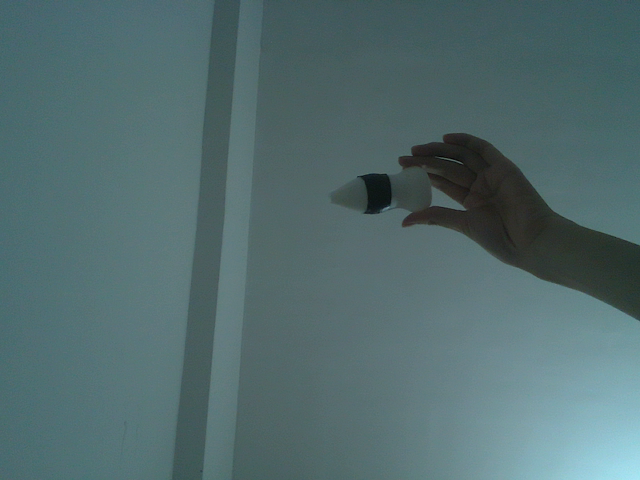
#> input picture 7.png, 640 x 480 px
$ python -i test.py   (imports and definitions only)
#> lines starting #> are read from the running program, lines starting #| are printed output that depends on the picture; after the words box and inside, x2 and y2 are one past the last pixel; in counts of white or black regions, pixels touching at a corner belong together
#> further down, picture is the input picture: shape (480, 640, 3); mean B, G, R 110, 107.8, 82.5
import cv2
import numpy as np
from matplotlib import pyplot as plt

# [53 lines left out: function showColorImage, not called in this run]

def showRGBImage(color_image):
    img = color_image
    img = cv2.cvtColor(img, cv2.COLOR_BGR2RGB )

    # [6 lines of commented-out code are left out]

    img2 = cv2.cvtColor( img , cv2.COLOR_RGB2GRAY)
    r,g,b = cv2.split(img)
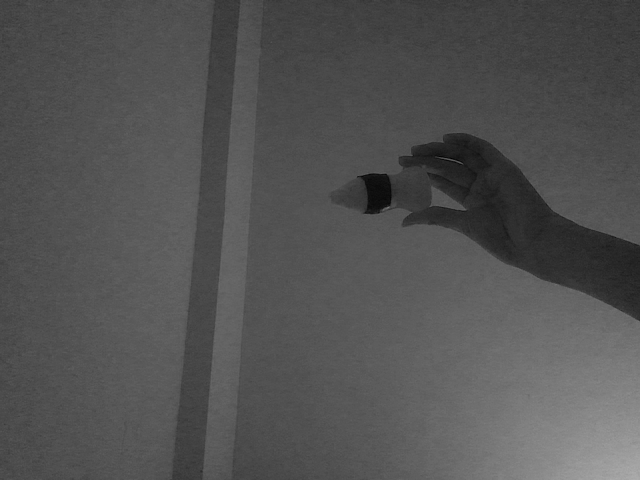
#> r: shape (480, 640); min 0, max 172, mean 82.5
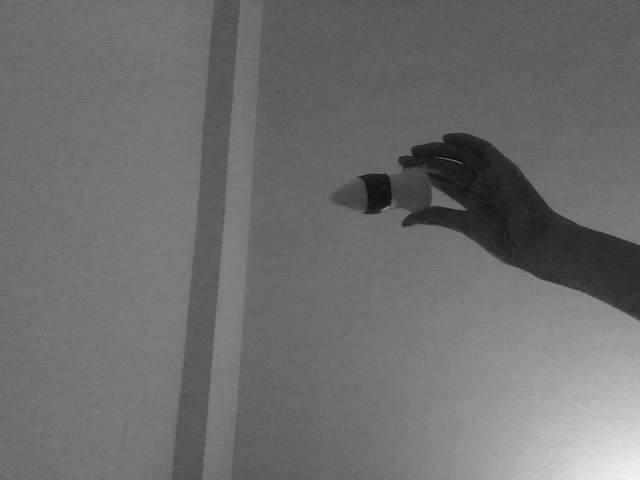
#> b: shape (480, 640); min 1, max 247, mean 110


    plt.figure(1)
    plt.subplot(151),plt.imshow(img)
    plt.subplot(155),plt.imshow(img2,"gray")
    plt.subplot(152),plt.imshow(r)
    plt.subplot(153),plt.imshow(g)
    plt.subplot(154),plt.imshow(b)
    plt.show()
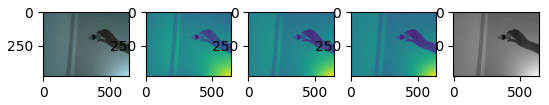
#> figure drawn by matplotlib, 5 panels
    plt.close()

    plt.figure(2)
    hist1 = cv2.calcHist([img2],[0],None,[255],[1,255])
#> hist1 = 255 values, max 12271 at index 100, min 0 at index 0, mean 1204.7
    hist2 = cv2.calcHist([r],[0],None,[255],[1,255])
#> hist2 = 255 values, max 11993 at index 81, min 0 at index 0, mean 1204.7
    hist3 = cv2.calcHist([g],[0],None,[255],[1,255])
#> hist3 = 255 values, max 11296 at index 110, min 0 at index 0, mean 1204.7
    hist4 = cv2.calcHist([b],[0],None,[255],[1,255])
#> hist4 = 255 values, max 11801 at index 114, min 0 at index 1, mean 1204.7

    plt.subplot(241),plt.plot( hist1,color="gray",label="灰度图像直方图",linestyle="--")
    plt.title("灰度图像直方图")
    plt.legend()
    plt.subplot(242),plt.plot( hist2,color="r",label="R通道图像直方图",linestyle="--")
    plt.title("R通道图像直方图")
    plt.legend()
    plt.subplot(243),plt.plot( hist3,color="g",label="G通道图像直方图",linestyle="--")
    plt.title("G通道图像直方图")
    plt.legend()
    plt.subplot(244),plt.plot( hist4,color="b",label="B通道图像直方图",linestyle="--")
    plt.title("B通道图像直方图")
    plt.legend()
    plt.show()
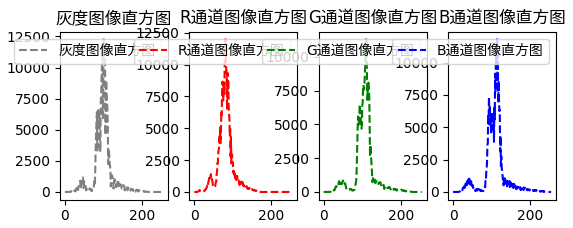
#> figure drawn by matplotlib, 4 panels; panel 1: curve peaks at x = 100, y = 12271; panel 2: curve peaks at x = 81, y = 11993; panel 3: curve peaks at x = 110, y = 11296; panel 4: curve peaks at x = 114, y = 11801
    plt.close()

    plt.figure(3)

    mask = cv2.inRange(img2,45,81)#3654
#> mask: shape (480, 640); 7% white; 1009 white regions (987 under 20 px), largest, box (x1, y1, x2, y2) and area: (387, 133, 640, 321) 11256, (329, 0, 558, 24) 2250, (207, 0, 240, 100) 2097
    mask = cv2.multiply(mask,255)
    cv2.imshow("mask",mask)
    cv2.waitKey(0)
    img2 = np.where((mask != 255), 0, img2)

    mask = cv2.inRange(r,47,85)#3446
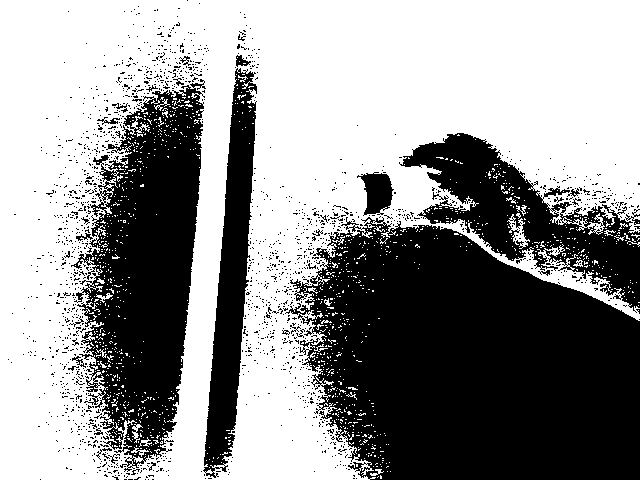
#> mask: shape (480, 640); 57.9% white; 1712 black regions (1680 under 20 px), largest, box (x1, y1, x2, y2) and area: (285, 217, 640, 480) 68825, (71, 79, 206, 472) 29302, (399, 133, 640, 313) 14913
    maskr = cv2.multiply(mask,255)
    cv2.imshow("mask",maskr)
    cv2.waitKey(0)
    r = np.where((maskr != 255), 0, r)
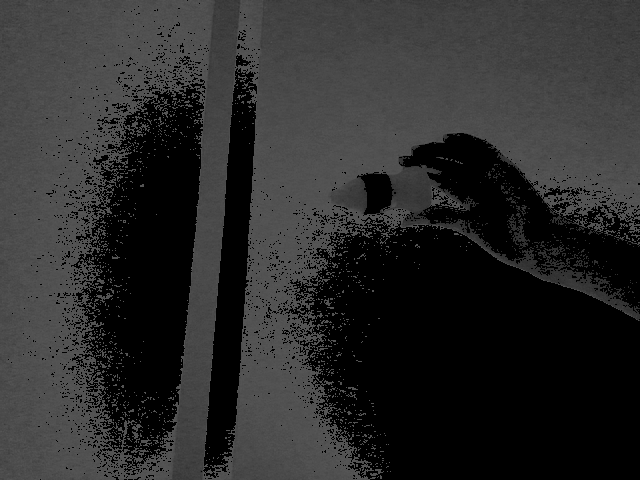
#> r: shape (480, 640); min 0, max 85, mean 43.3

    mask = cv2.inRange(g,45,80)#3252
#> mask: shape (480, 640); 4.2% white; 149 white regions (144 under 20 px), largest, box (x1, y1, x2, y2) and area: (387, 133, 640, 320) 12005, (334, 176, 368, 214) 650, (423, 134, 448, 146) 50, (411, 145, 420, 156) 27, (374, 207, 386, 214) 24
    maskg = cv2.multiply(mask,255)
    cv2.imshow("mask",maskg)
    cv2.waitKey(0)
    g = np.where((maskg != 255), 0, g)

    mask = cv2.inRange(b,35,70)#3253
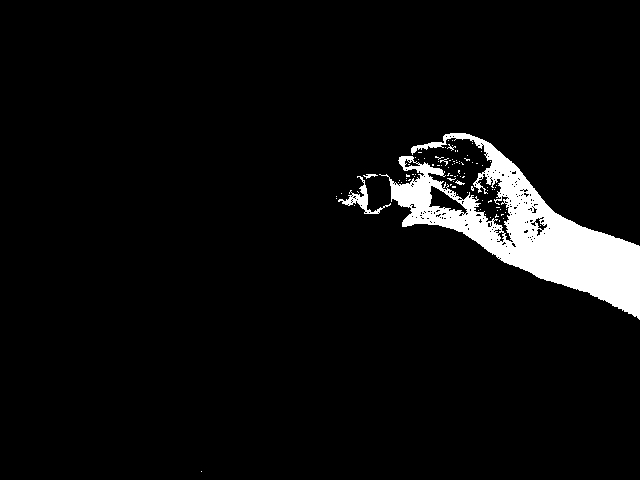
#> mask: shape (480, 640); 5.2% white; 94 white regions (89 under 20 px), largest, box (x1, y1, x2, y2) and area: (379, 133, 640, 320) 15234, (338, 176, 391, 214) 396, (363, 174, 378, 179) 35, (455, 180, 465, 185) 23, (440, 158, 449, 166) 22
    maskb = cv2.multiply(mask,255)
    cv2.imshow("mask",maskb)
    cv2.waitKey(0)
    b = np.where((maskb != 255), 0, b)
    plt.subplot(341),plt.imshow(img2,"gray"),plt.title("灰色通道阈值分割结果")
    plt.subplot(342),plt.imshow(r),plt.title("R通道阈值分割结果")
    plt.subplot(343),plt.imshow(g),plt.title("G通道阈值分割结果")
    plt.subplot(344),plt.imshow(b),plt.title("B通道阈值分割结果")
    plt.show()

# [80 lines left out: functions showHSVImage, showDepthImage, removeBackground, not called in this run]

# [16 lines not run here, left out]
    # [26 lines of commented-out code are left out]

>>> import cv2
>>> picture = cv2.imread('../7.png')
>>> result = showRGBImage(picture)

$ run again, on 0.png
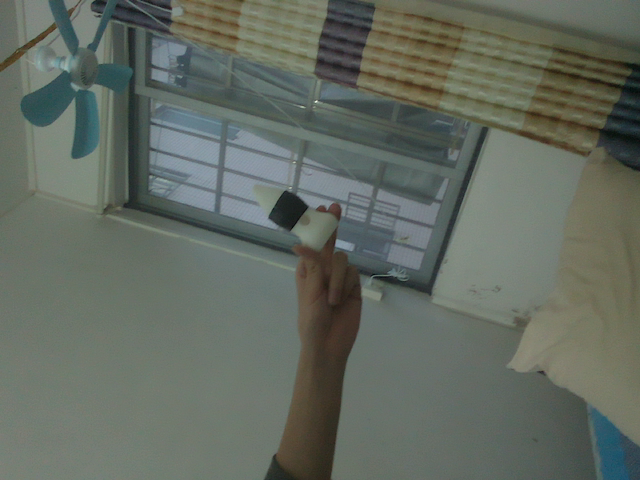
#> input picture 0.png, 640 x 480 px
#> picture is the input picture: shape (480, 640, 3); mean B, G, R 97.2, 106.6, 99.2
#> hist1 = 255 values, max 11724 at index 114, min 0 at index 0, mean 1204.7
#> hist2 = 255 values, max 9776 at index 103, min 0 at index 149, mean 1204.7
#> hist3 = 255 values, max 11180 at index 119, min 0 at index 0, mean 1204.7
#> hist4 = 255 values, max 11193 at index 108, min 0 at index 0, mean 1204.7
#> in showRGBImage, `mask = cv2.inRange(img2,45,81)#3654`:
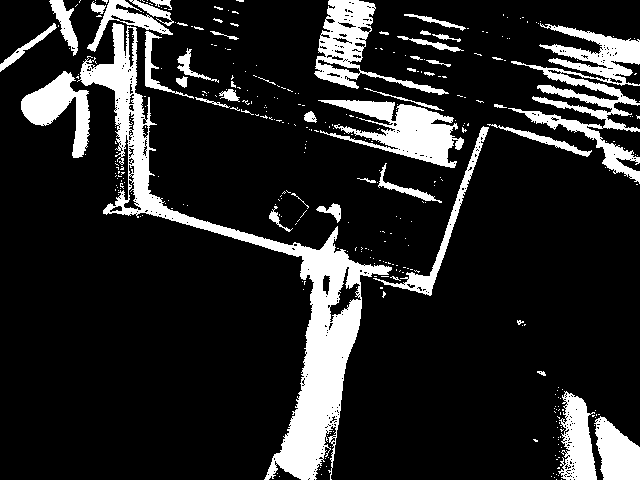
#> mask: shape (480, 640); 15.3% white; 347 white regions (300 under 20 px), largest, box (x1, y1, x2, y2) and area: (77, 23, 392, 480) 17196, (508, 23, 640, 184) 6401, (318, 100, 464, 168) 4471
#> in showRGBImage, `b = np.where((maskb != 255), 0, b)`:
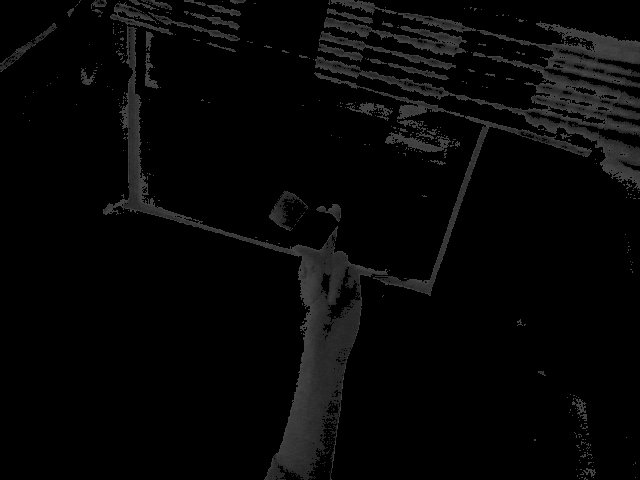
#> b: shape (480, 640); min 0, max 70, mean 6.5

$ run again, on 1.png
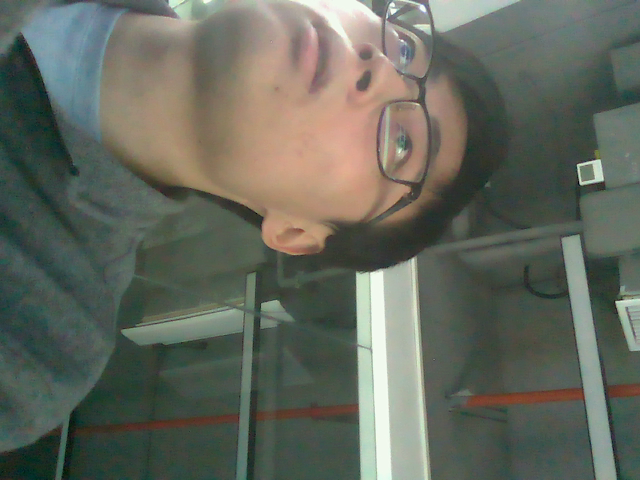
#> input picture 1.png, 640 x 480 px
#> picture is the input picture: shape (480, 640, 3); mean B, G, R 93.7, 104.4, 100.1
#> hist1 = 255 values, max 6121 at index 76, min 0 at index 1, mean 1204.7
#> hist2 = 255 values, max 5225 at index 63, min 0 at index 252, mean 1204.5
#> hist3 = 255 values, max 5257 at index 78, min 0 at index 3, mean 1204.7
#> hist4 = 255 values, max 5652 at index 67, min 0 at index 0, mean 1204.7
#> in showRGBImage, `mask = cv2.inRange(img2,45,81)#3654`:
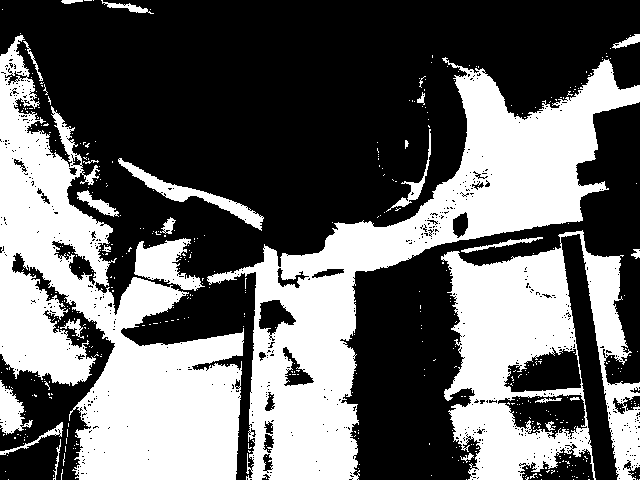
#> mask: shape (480, 640); 40.4% white; 464 white regions (437 under 20 px), largest, box (x1, y1, x2, y2) and area: (207, 57, 640, 480) 45135, (0, 35, 244, 480) 44915, (441, 230, 640, 480) 26050
#> in showRGBImage, `b = np.where((maskb != 255), 0, b)`:
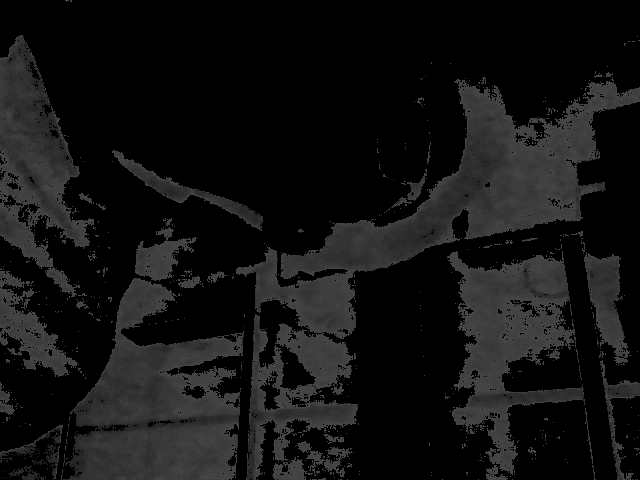
#> b: shape (480, 640); min 0, max 70, mean 18.5

$ run again, on 4.png
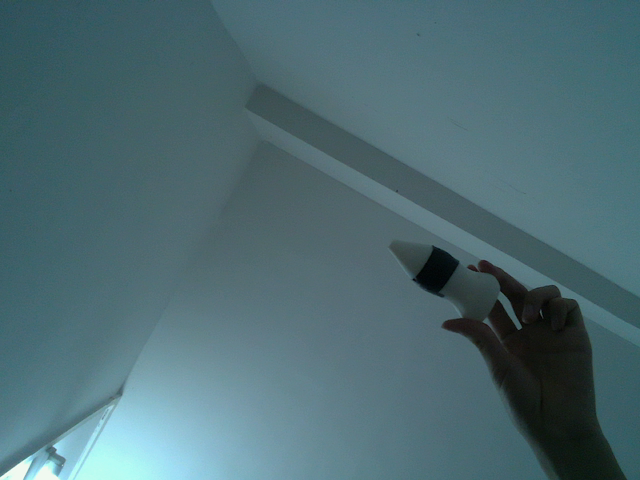
#> input picture 4.png, 640 x 480 px
#> picture is the input picture: shape (480, 640, 3); mean B, G, R 114.4, 107.5, 77.7
#> hist1 = 255 values, max 9934 at index 97, min 0 at index 0, mean 1204.7
#> hist2 = 255 values, max 9164 at index 79, min 0 at index 243, mean 1204.5
#> hist3 = 255 values, max 9214 at index 109, min 0 at index 0, mean 1204.6
#> hist4 = 255 values, max 8884 at index 122, min 0 at index 254, mean 1204.6
#> in showRGBImage, `mask = cv2.inRange(b,35,70)#3253`:
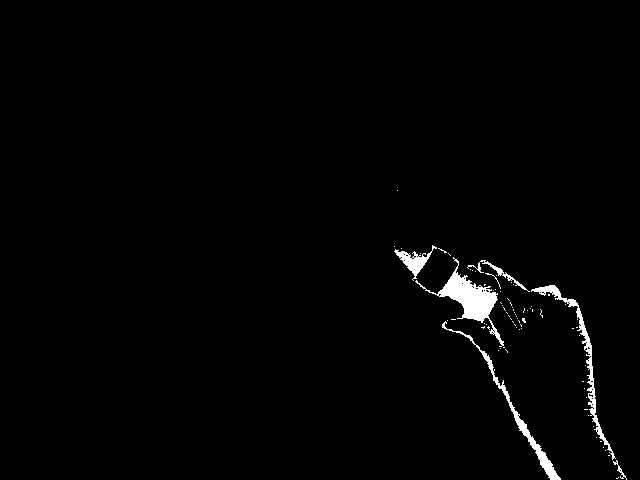
#> mask: shape (480, 640); 1.5% white; 80 white regions (73 under 20 px), largest, box (x1, y1, x2, y2) and area: (415, 257, 504, 347) 1691, (531, 285, 616, 460) 1012, (442, 321, 561, 480) 954
